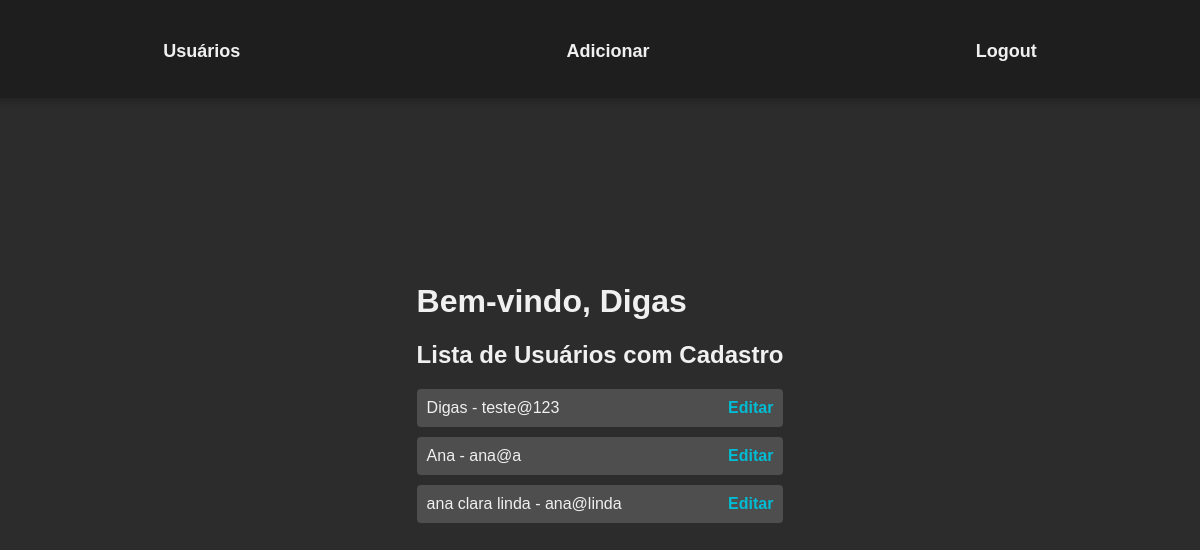
The page / (signed in) on the database its author committed.
### tables this page shows
CREATE TABLE users (
    id INTEGER PRIMARY KEY AUTOINCREMENT,
    created TIMESTAMP NOT NULL DEFAULT CURRENT_TIMESTAMP,
    nome TEXT NOT NULL,
    email TEXT NOT NULL,
    senha TEXT NOT NULL
);

### app.py (the view)
@app.route('/')
def index():
    if 'user_name' not in session:
        return redirect(url_for('login'))
    conn = get_connection()
    users = conn.execute('SELECT id, nome, email FROM users').fetchall()
    return render_template('pages/index.html', users=users)

### app.py (called while the page is built)
def get_connection():
    conn = sqlite3.connect('database.db')
    conn.row_factory = sqlite3.Row
    return conn

### templates/pages/index.html
{% extends 'layout.html' %}
{% block conteudo %}
<h1>Bem-vindo, {{ session['user_name'] }}</h1>
<h2>Lista de Usuários com Cadastro</h2>
<ul>
    {% for user in users %}
        <li>{{ user['nome'] }} - {{ user['email'] }} <a href="{{ url_for('edit', id=user['id']) }}">Editar</a></li>
    {% endfor %}
</ul>
{% endblock %}

### templates/layout.html (shortened to what this page needs)
<!DOCTYPE html>
<html lang="pt-br">
<head>
    <link rel="stylesheet" href="{{ url_for('static', filename='css/styles.css') }}">
</head>
<body>
    <header class="nav">
        <h2><a href="{{ url_for('index') }}">Usuários</a></h2>
        {% if 'user_id' in session %}
            <h2><a href="{{ url_for('create') }}">Adicionar</a></h2>
            <h2><a href="{{ url_for('logout') }}">Logout</a></h2>
        {% else %}
            <h2><a href="{{ url_for('login') }}">Login</a></h2>
        {% endif %}
    </header>
    <main class="main">
        {% block conteudo %}
        {% endblock %}
    </main>
</body>
</html>

### static/css/styles.css (style rules this page uses)
body { font-family: Arial, sans-serif; margin: 0; padding: 0; background-color: #2c2c2c; color: #f0f0f0; display: flex; justify-content: center; align-items: center; height: 100vh; overflow: hidden; }
.nav { background-color: #1e1e1e; color: #f0f0f0; padding: 15px; display: flex; justify-content: space-around; align-items: center; width: 100%; box-shadow: 0 4px 8px rgba(0, 0, 0, 0.2); position: fixed; top: 0; }
.nav a { text-decoration: none; color: #f0f0f0; font-weight: bold; font-size: 18px; transition: color 0.3s; }
ul { list-style-type: none; padding: 0; }
li { margin: 10px 0; padding: 10px; background-color: #4e4e4e; border-radius: 4px; display: flex; justify-content: space-between; align-items: center; }
li a, a { color: #00bcd4; text-decoration: none; font-weight: bold; transition: color 0.3s; }

### rows shown on the page
users: user_name "Digas", nome "Digas", email "teste@123"
users: nome "Ana", email "ana@a"
users: nome "ana clara linda", email "ana@linda"
